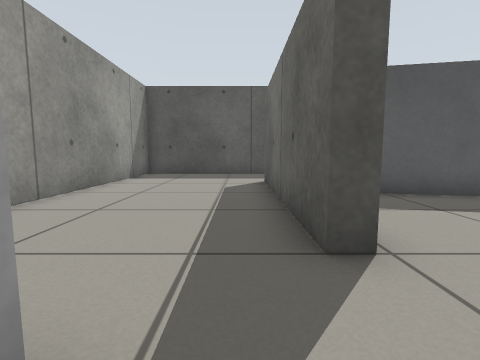
View 1 (above)

19 first-person views from a walk through a world built for the Gazebo simulator. The camera is 0.5 m above the floor, tilts 6° down and sees 85° across. The floor is counted in squares, 0.5 m on a side. Each view is taken from the middle of a square. On the plan, view 1 faces up. The plan holds only what a view shows up to about 11 squares ahead; the rest is blank.

View 2
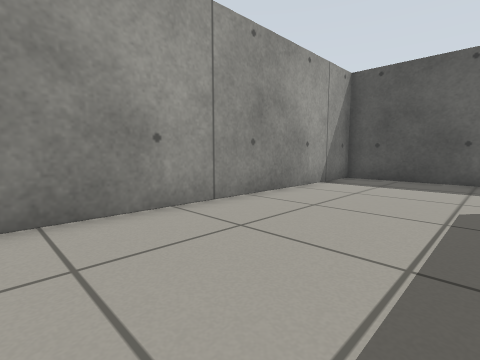

View 3
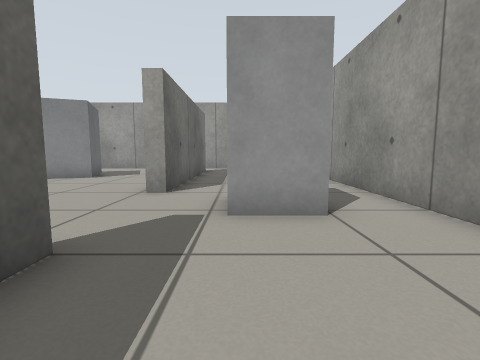

View 4
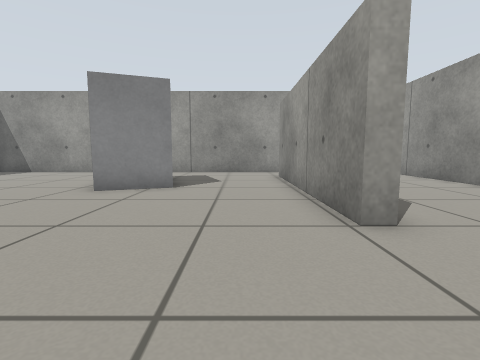

View 5
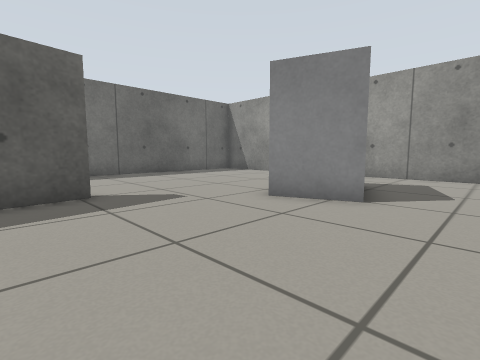

View 6
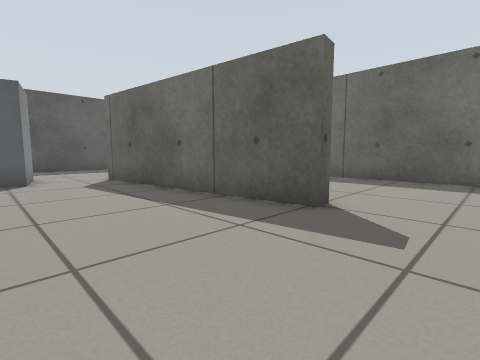

View 7
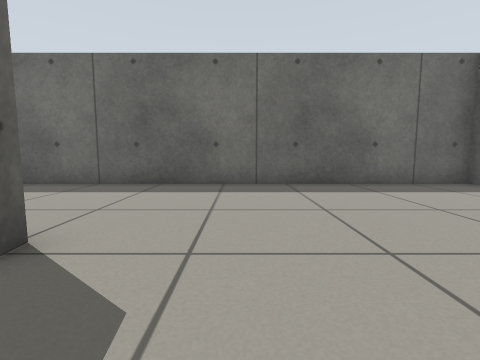

View 8
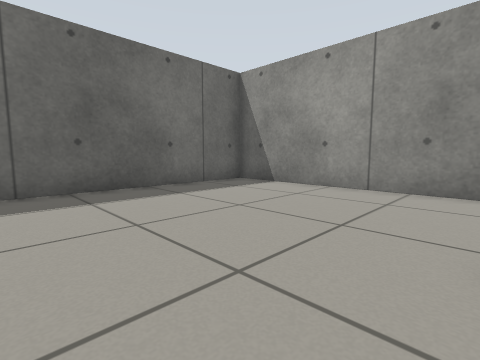

View 9
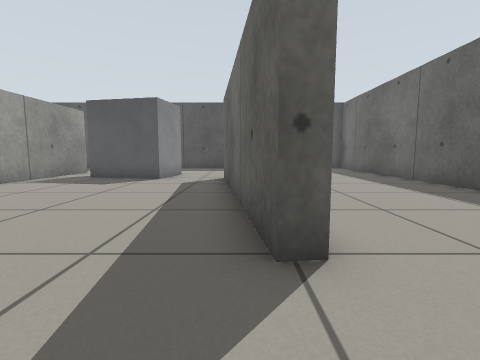

View 10
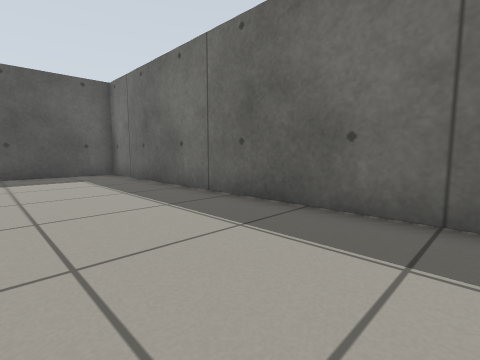

View 11
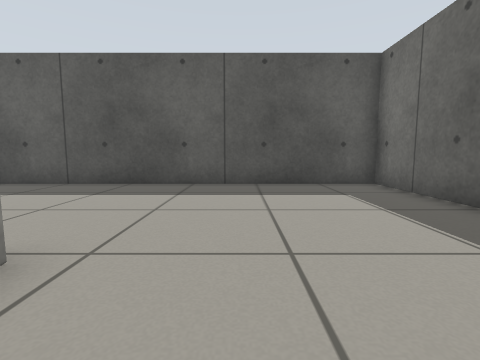

View 12
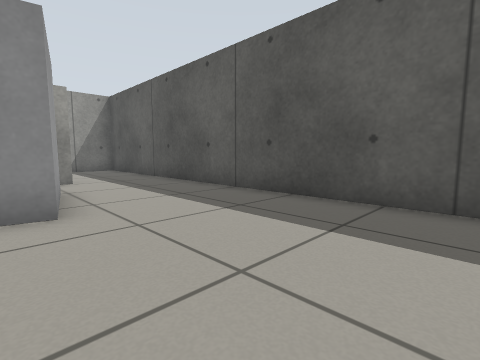

View 13
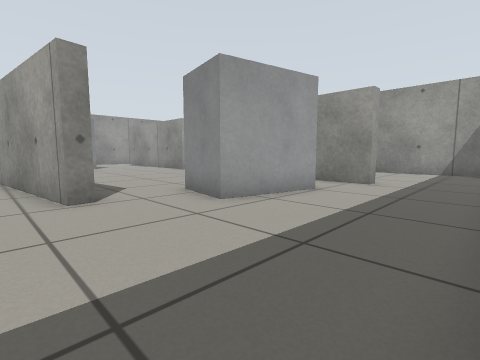

View 14
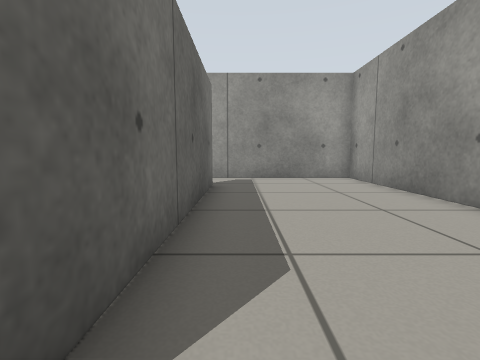

View 15
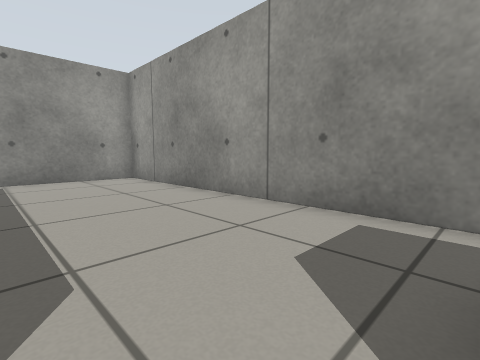

View 16
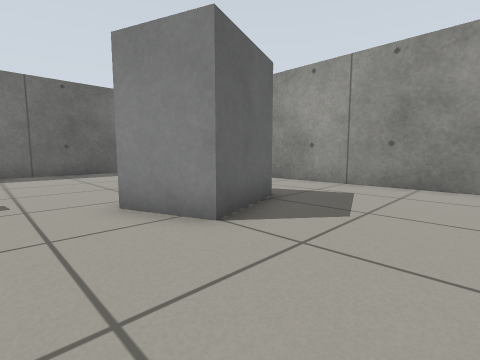

View 17
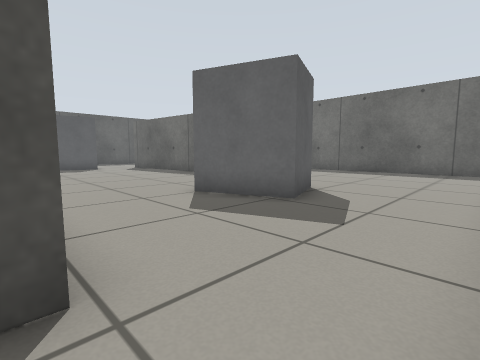

View 18
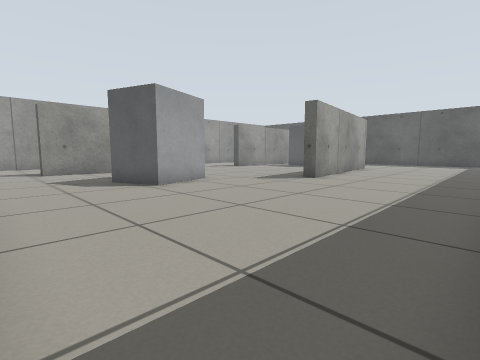

View 19
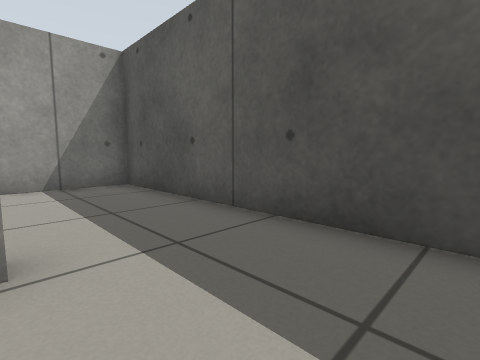

### Floor plan
Ten units are one square. View 1 is at (0, 0); x grows to the right and y downward. Boxes are objects, and circles mark ways between rooms. Rooms are numbered by the first view taken in them; rooms with no view inside come last. Other rooms are left out.
<svg viewBox="-48 -128 206 246">
<path fill="none" stroke="#000" d="M14 -25 8 -25 8 -91 13 -91M8 91 8 15 13 15M14 -123 -43 -123 -43 113 14 113M93 17 84 -62 89 -63 98 16 93 17M13 15 13 91M13 -91 13 -42M14 113 153 113 153 -123 14 -123"/>
<rect x="-25" y="-15" width="20" height="20" fill="#bbb"><title>grey box</title></rect>
<rect x="25" y="-85" width="40" height="30" fill="#bbb"><title>grey box</title></rect>
<rect x="45" y="45" width="30" height="40" fill="#bbb"><title>grey box</title></rect>
<circle cx="10" cy="-110" r="3" fill="#2a7"/>
<circle cx="10" cy="-5" r="3" fill="#2a7"/>
<circle cx="10" cy="105" r="3" fill="#2a7"/>
<text x="-20" y="-10">1</text>
<text x="80" y="0">2</text>
</svg>
Room 1 opens to room 2.

Where each view was taken, in squares from view 1:
view 1: 0 up, 0 right, facing up
view 2: 2 up, 0 right, facing up-left
view 3: 5 up, 1 left, facing down
view 4: 2 up, 3 right, facing down
view 5: 0 up, 3 right, facing down-right
view 6: 4 down, 5 right, facing up-right
view 7: 4 down, 7 right, facing right
view 8: 4 down, 8 right, facing down-right
view 9: 4 down, 9 right, facing up
view 10: 0 up, 11 right, facing up-right
view 11: 4 up, 11 right, facing up
view 12: 7 up, 11 right, facing up-left
view 13: 12 up, 10 right, facing down-left
view 14: 1 down, 0 right, facing down
view 15: 1 down, 0 right, facing down-left
view 16: 3 down, 2 right, facing down-right
view 17: 11 down, 1 right, facing up-right
view 18: 11 down, 15 right, facing up-left
view 19: 9 up, 4 right, facing up-left
